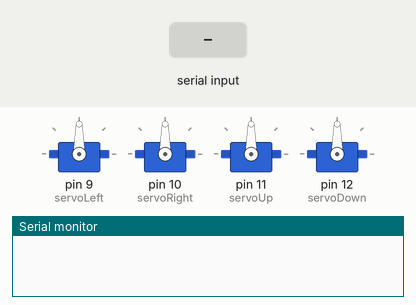
This sketch was run on a simulated Arduino Uno, built with avr-gcc and run on an emulated ATmega328P. Shown: 4 × servo, the last lines printed to the serial monitor. The test bench sets the inputs (shaded band).

Above: at 1.2 s.
1.3 s: "L" received over Serial
At 2.1 s:
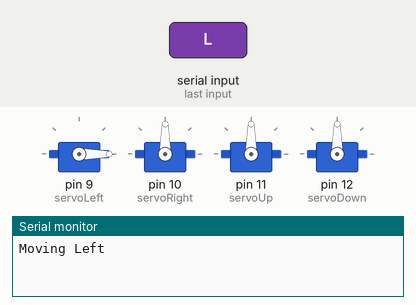
2.8 s: "R" received over Serial
At 3.3 s:
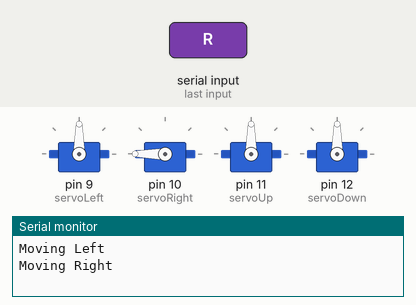
4.3 s: "U" received over Serial
At 5.5 s:
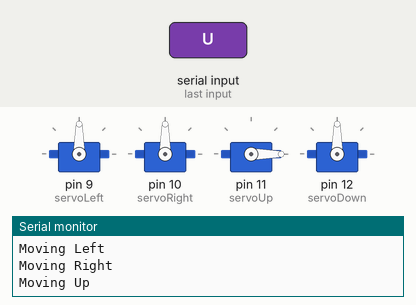
5.8 s: "D" received over Serial
At 6.7 s:
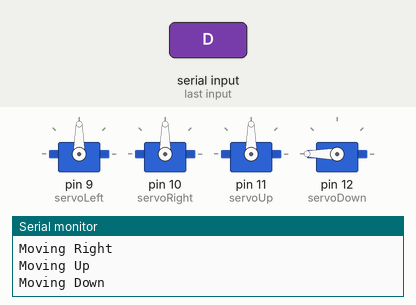
Timing chart, 0 to 8.3 s (numbered marks = the images above; inputs shaded):
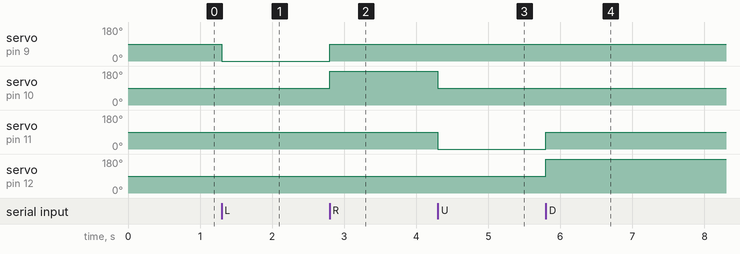

The sketch:

arduino_for_swv1.5.ino
```cpp
#include <Servo.h>

// 서보 모터 객체 생성
Servo servoLeft;   // 왼쪽 서보 모터
Servo servoRight;  // 오른쪽 서보 모터
Servo servoUp;     // 위쪽 서보 모터
Servo servoDown;   // 아래쪽 서보 모터

void setup() {
  // 서보 모터 핀 초기화
  servoLeft.attach(9);    // 핀 9에 왼쪽 서보 모터 연결
  servoRight.attach(10);  // 핀 10에 오른쪽 서보 모터 연결
  servoUp.attach(11);     // 핀 11에 위쪽 서보 모터 연결
  servoDown.attach(12);   // 핀 12에 아래쪽 서보 모터 연결

  // 시리얼 통신 초기화
  Serial.begin(9600);
}

void loop() {
  if (Serial.available()) {
    char command = Serial.read();  // 시리얼 데이터 읽기

    // 모든 서보 모터를 중립 상태로 초기화
    servoLeft.write(90);
    servoRight.write(90);
    servoUp.write(90);
    servoDown.write(90);

    switch (command) {
      case 'L': // 왼쪽
        servoLeft.write(0);    // 왼쪽 서보 모터를 0도로 설정
        Serial.println("Moving Left");
        break;
      case 'R': // 오른쪽
        servoRight.write(180); // 오른쪽 서보 모터를 180도로 설정
        Serial.println("Moving Right");
        break;
      case 'U': // 위쪽
        servoUp.write(0);     // 위쪽 서보 모터를 0도로 설정
        Serial.println("Moving Up");
        break;
      case 'D': // 아래쪽
        servoDown.write(180); // 아래쪽 서보 모터를 180도로 설정
        Serial.println("Moving Down");
        break;
      default:
        // 알 수 없는 명령
        Serial.println("Unknown Command");
        break;
    }
  }
}
```

Measured:
- after the input at 1.3 s, servo on pin 9 (servoLeft): 90° → 0° at once
- after the input at 2.8 s, servo on pin 9 (servoLeft): 0° → 90° at once; servo on pin 10 (servoRight): 90° → 180° at once
- after the input at 4.3 s, servo on pin 10 (servoRight): 180° → 90° at once; servo on pin 11 (servoUp): 90° → 0° at once
- after the input at 5.8 s, servo on pin 11 (servoUp): 0° → 90° at once; servo on pin 12 (servoDown): 90° → 180° at once
